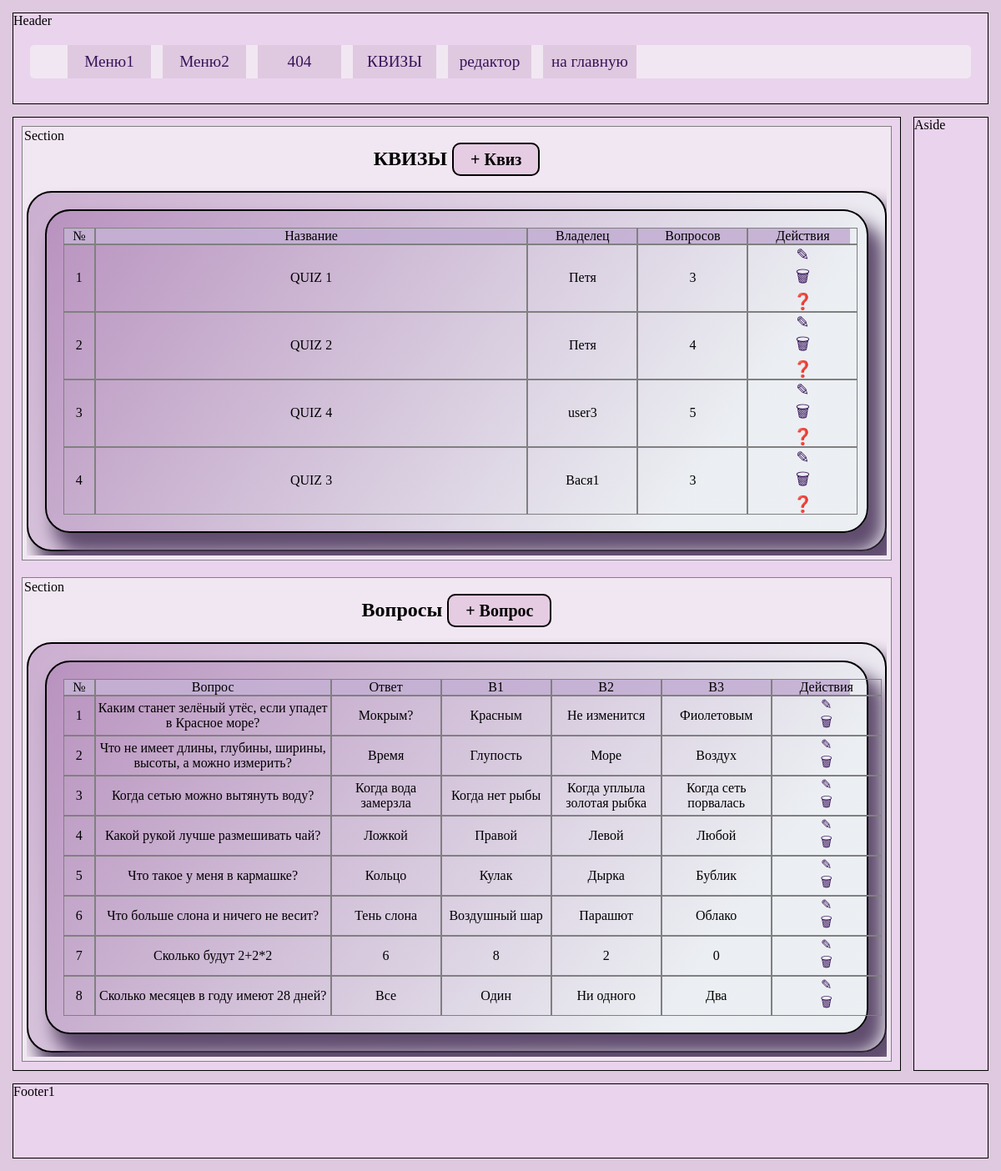
The page /quizes_view/ on the database its author committed.
### 08/models.py (models this page shows, shortened)
class Quiz(db.Model):
    id = db.Column(db.Integer, primary_key = True)
    name = db.Column(db.String(100))
    user_id = db.Column(db.Integer, db.ForeignKey('user.id'))

class User(db.Model):
    id = db.Column(db.Integer, primary_key = True)
    name = db.Column(db.String(25))
    quizes = db.relationship('Quiz', backref='user',
                             cascade = "all, delete, delete-orphan",
                             lazy='select')

class Question(db.Model):
    id = db.Column(db.Integer, primary_key = True)
    question = db.Column(db.String(250), nullable=False)
    answer = db.Column(db.String(100), nullable=False)
    wrong1 = db.Column(db.String(100), nullable=False)
    wrong2 = db.Column(db.String(100), nullable=False)
    wrong3 = db.Column(db.String(100), nullable=False)
    quiz = db.relationship(
                'Quiz',
                secondary=quiz_question, backref = 'question')

### 08/main.py (the view)
@app.route('/quizes_view/', methods = ['POST', 'GET'])
def view_quiz_edit():
    quizes = Quiz.query.all()
    questions = Question.query.all()
    return render_template('quizes_view.html',
                           html_config = html_config,
                           quizes = quizes,
                           questions = questions,
                           len = len)

### 08/templates/quizes_view.html
{% extends "base.html" %}
{% block main_menu %}
{{ super() }}
{% include 'quiz_menu.html' %}
{% endblock %}
{% block content1_head %}
<h2>КВИЗЫ
  <a class="button" href="{{ url_for('quiz_add') }}">+ Квиз</a>
</h2>
{% endblock %}
{% block content1 %}
<div class="table-container">
  <div class="quizes quiz_form">
<div class="quizes quiz_form">
  <div class="quiz-row quiz-hrow">
    <div class="quiz-col">№</div>
    <div class="quiz-col">Название</div>
    <div class="quiz-col">Владелец</div>
    <div class="quiz-col">Вопросов</div>
    <div class="quiz-col">Действия</div>
  </div>
  {% for q in quizes %}
  <div class="quiz-row">
    <div class="quiz-col">{{ loop.index }}</div>
    <div class="quiz-col">{{ q.name }}</div>
    <div class="quiz-col">{{ q.user.name if q.user else '—' }}</div>
    <div class="quiz-col">{{ len(q.question) }}</div>
    <div class="quiz-col">
      <a href="{{ url_for('quiz_edit', id=q.id) }}">✎</a>
      <a href="{{ url_for('quiz_delete', id=q.id) }}" onclick="return confirm('Удалить квиз?')">🗑</a>
      <a href="{{ url_for('quiz_questions_edit', quiz_id=q.id) }}">❓</a>
    </div>
  </div>
  {% endfor %}
</div>
  </div>
</div>
{% endblock %}
{% block content2_head %}
<h2>Вопросы
  <a class="button" href="{{ url_for('question_add') }}">+ Вопрос</a>
</h2>
{% endblock %}
{% block content2 %}
<div class="table-container">
  <div class="questions quiz_form">
<div class="questions quiz_form">
  <div class="question-row question-hrow">
    <div class="quiz-col">№</div>
    <div class="quiz-col">Вопрос</div>
    <div class="quiz-col">Ответ</div>
    <div class="quiz-col">В1</div>
    <div class="quiz-col">В2</div>
    <div class="quiz-col">В3</div>
    <div class="quiz-col">Действия</div>
  </div>
  {% for q in questions %}
  <div class="question-row">
    <div class="quiz-col">{{ loop.index }}</div>
    <div class="quiz-col">{{ q.question }}</div>
    <div class="quiz-col">{{ q.answer }}</div>
    <div class="quiz-col">{{ q.wrong1 }}</div>
    <div class="quiz-col">{{ q.wrong2 }}</div>
    <div class="quiz-col">{{ q.wrong3 }}</div>
    <div class="quiz-col">
      <a href="{{ url_for('question_edit', id=q.id) }}">✎</a>
      <a href="{{ url_for('question_delete', id=q.id) }}" onclick="return confirm('Удалить вопрос?')">🗑</a>
    </div>
  </div>
  {% endfor %}
</div>
  </div>
</div>
{% endblock %}

### 08/templates/base.html (shortened to what this page needs)
<!DOCTYPE html>
<html lang="en">
<head>
    <link rel="stylesheet" href="{{ url_for('static', filename='css/main.css') }}">
    <link rel="stylesheet" href="{{ url_for('static', filename='css/quiz.css') }}">
</head>
<body>
    <header >Header
        <nav>
            <ul class="main-menu">
                {% block main_menu %}
                {% include 'menu_main.html' %}
                {% endblock %}
            </ul>
        </nav>
    </header>
    <main>
        <section class="info">
            <p class="base-info">Section</p>
            {% block content1_head %}{% endblock %}
            {% block content1 %}{% endblock %}
        </section>
        <section class="content">
            <p class="base-info">Section</p>
            {% block content2_head %}
            {% endblock %}
            {% block content2 %}{% endblock %}
    </section>
    </main>
    <aside>Aside</aside>
    <footer>Footer1</footer>
</body>
</html>

### 08/templates/menu_main.html (shortened to what this page needs)
<li><a href="#">Меню1</a></li>
<li><a href="#">Меню2</a></li>
<li><a href="err404">404</a></li>
<li><a href="\quiz\">КВИЗЫ</a></li>

### 08/templates/quiz_menu.html
{% block main_menu %}
    {% if html_config['admin'] %}
        <li> <a href="/quizes_view/"> редактор </a></li>
    {% endif %}
    <li> <a href="/"> на главную </a></li>
{% endblock %}

### 08/static/css/main.css (style rules this page uses)
* { box-sizing: border-box; }
body { background-image: url(https://kinderbooks.ru/800/600/https/st.depositphotos.com/2565305/5011/v/450/depositphotos_50111615-stock-illustration-abstract-light-purple-background.jpg); min-height: 100vh; margin: auto; padding: 10px; background-color: #dfc9e0; width: 100vw; max-width: 1200px; display: grid; grid-template-columns: 1fr 100px; grid-template-rows: 120px 1fr 100px; gap: 5px; }
nav ul { border-radius: 5px; }
a { text-decoration: none; color: rgb(55, 19, 89); font-size: 1.2rem; }
.main-menu { margin: 20px; background-color: rgb(241, 231, 242); }
.main-menu > li { display: inline-block; padding: 9px 10px; background-color: #dfc9e0; margin: 0px 5px; transition: 500ms; min-width: 100px; text-align: center; }
header, footer { grid-column: 1/3; }
main { grid-column: 1/2; display: grid; }
aside { grid-row: 2/3; grid-column: 2/3; }
header, main, aside, footer { background-color: #ead3ed; border: 1px solid; margin: 5px; transition: all 100ms linear; }
header { position: relative; }
section { position: relative; margin: 10px; padding: 5px; border: 1px solid gray; background-color: rgb(241, 231, 242); display: grid; justify-items: center; align-content: center; }
h2 { text-align: center; }
.base-info { position: absolute; left: 0; top: 0; margin: 2px; }

### 08/static/css/quiz.css (style rules this page uses)
.table-container { width: 100%; overflow-x: auto; padding: 5px 0; }
.quiz_form { display: block; background: linear-gradient(153deg, #e9f2f375 20%, #7531807a); border-radius: 30px; border: 2px solid; box-shadow: 14px 20px 20px 4px #614d6f; text-align: center; min-width: 500px; max-width: 100%; background: linear-gradient(305deg, #e9f2f375 20%, #a371ab7a); padding: 20px; }
.button { font-size: 20px; border-radius: 10px; padding: 10px 15px 10px 15px; background-color: #c785b747; transition: all 450ms ease-out; }
.button { margin-top: 20px; font-size: 20px; border-radius: 10px; padding: 2px 15px 2px 15px; background-color: #c785b747; transition: all 250ms ease-out; text-decoration: none; border: 2px solid black; padding: 7px 20px 7px 20px; color:black; }
.quizes, .questions { display: grid; grid-template-rows: 1fr; width: 100%; }
.quiz-row { display: grid; grid-template-columns: 4% 55% repeat(11, 14%) 10% 6%;; transition: all 200ms; }
.question-row { display: grid; grid-template-columns: 4% 30% repeat(11, 14%) 10% 6%; transition: all 200ms; }
.quiz-col { display: grid; border:1px solid gray; align-items: center; overflow: hidden; }
.question-hrow, .quiz-hrow { background-color: #c5b0d4eb; }
.questions a { font-size: 16px; }

### rows shown on the page
Quiz: name "QUIZ 1", user "Петя", question "3"
Quiz: name "QUIZ 2", user "Петя", question "4"
Quiz: name "QUIZ 4", user "user3", question "5"
Quiz: name "QUIZ 3", user "Вася1", user "3"
Question: question "Каким станет зелёный утёс, если упадет в Красное море?", answer "Мокрым?", wrong1 "Красным", wrong2 "Не изменится", wrong3 "Фиолетовым"
Question: question "Что не имеет длины, глубины, ширины, высоты, а можно измерить?", answer "Время", wrong1 "Глупость", wrong2 "Море", wrong3 "Воздух"
Question: question "Когда сетью можно вытянуть воду?", answer "Когда вода замерзла", wrong1 "Когда нет рыбы", wrong2 "Когда уплыла золотая рыбка", wrong3 "Когда сеть порвалась"
Question: question "Какой рукой лучше размешивать чай?", answer "Ложкой", wrong1 "Правой", wrong2 "Левой", wrong3 "Любой"
Question: question "Что такое у меня в кармашке?", answer "Кольцо", wrong1 "Кулак", wrong2 "Дырка", wrong3 "Бублик"
Question: question "Что больше слона и ничего не весит?", answer "Тень слона", wrong1 "Воздушный шар", wrong2 "Парашют", wrong3 "Облако"
Question: question "Сколько будут 2+2*2", answer "6", wrong1 "8", wrong2 "2", wrong3 "0"
Question: question "Сколько месяцев в году имеют 28 дней?", answer "Все", wrong1 "Один", wrong2 "Ни одного", wrong3 "Два"
